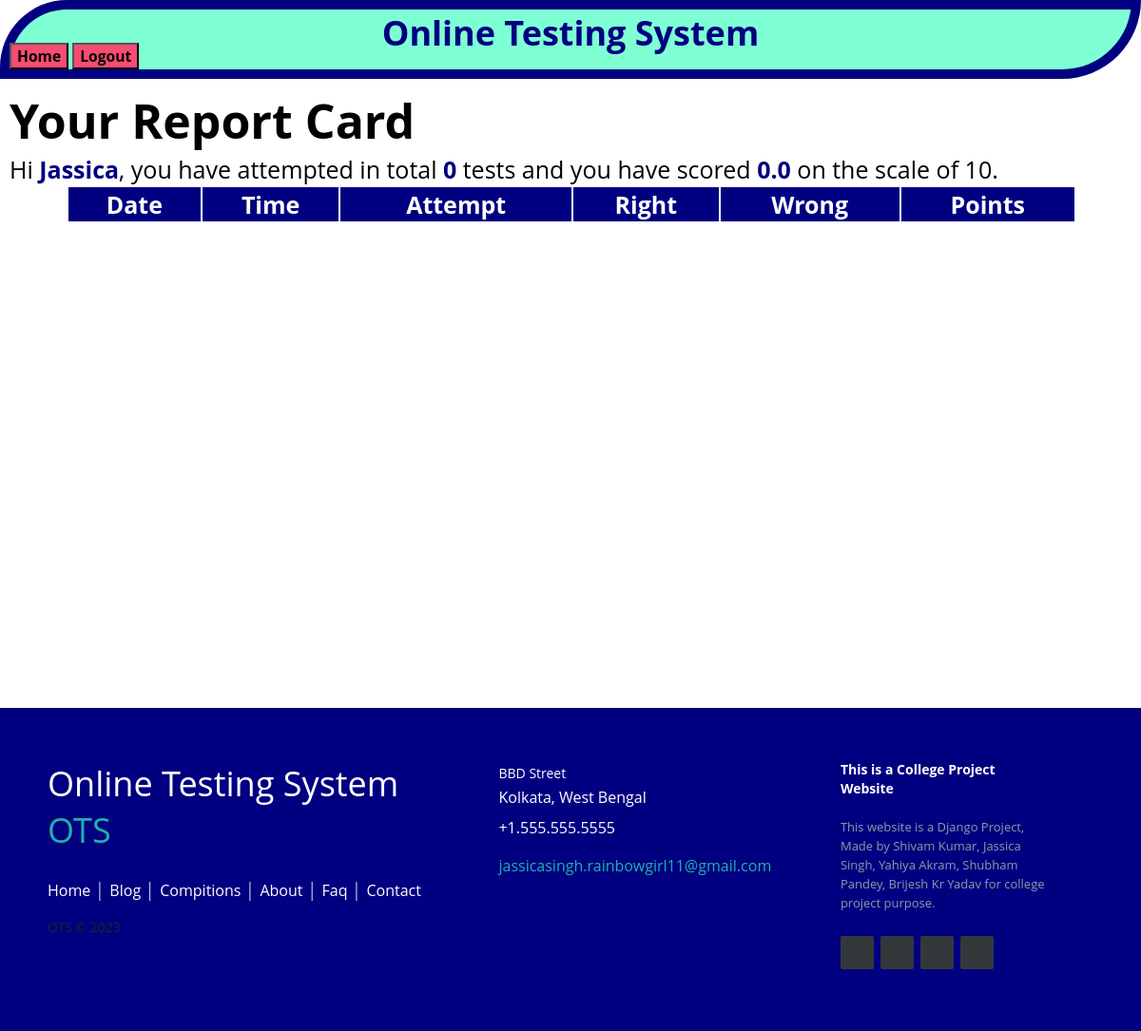
Page /OTS/test-history (signed in) on the committed database.
### OTS/models.py (models this page shows)
class Candidate(models.Model):
    username=models.CharField(primary_key=True,max_length=20)
    password=models.CharField(null=False,max_length=20)
    name=models.CharField(null=False,max_length=30)
    test_attempted=models.IntegerField(default=0)
    points=models.FloatField(default=0.0)

### OTS/views.py (the view)
# urls.py: path('test-history',testResultHistory,name='testHistory'),
def testResultHistory(request):
    if 'name' not in request.session.keys():
        res=HttpResponseRedirect("login")
    candidate=Candidate.objects.filter(username=request.session['username'])
    results=Result.objects.filter(username_id=candidate[0].username)
    context={'candidate':candidate[0],'results':results}
    res=render(request,'candidate_history.html',context)
    return res

### OTS/templates/candidate_history.html (shortened to what this page needs)
{% extends 'main.html' %}
{% block top%}
<a href="{% url 'OTS:home' %}"><button style="background-color: #F64C72;"><h3>Home</h3></button></a>
<a href="{% url 'OTS:logout' %}"><button style="background-color: #F64C72;"><h3>Logout</h3></button></a>
{%endblock %}
{% block content %}
<h1>Your Report Card</h1>
<p>Hi <span class="special">{{candidate.name}}</span>,
    you have attempted in total <span class="special">{{candidate.test_attempted}}</span> tests and you have scored <span class="special">{{candidate.points}}</span> on the scale of 10.</p>
<table>
    <tr>
        <th>Date</th>
        <th>Time</th>
        <th>Attempt</th>
        <th>Right</th>
        <th>Wrong</th>
        <th>Points</th>
    </tr>
</table>
{% endblock %}

### OTS/static/theme.css (style rules this page uses)
table { width: 90%; margin-left: 60px; }
table tr:nth-child(odd) { background-color:#F64C72 ; color: white; height: 30px; }
table tr:first-child { background-color: navy; }
span.special { color: navy; font-weight: bold; }

### OTS/templates/candidate_history.html (style rules this page uses)
body { background-image: url("https://i.pinimg.com/originals/f9/07/33/f90733bb7fee626e488903d7990691f4.jpg"); }

### OTS/templates/main.html (style rules this page uses)
* { margin: 0; }
* { font-family: Open Sans; }

### rows in the picture
Candidate: name "Jassica", test_attempted "0", points "0.0"
